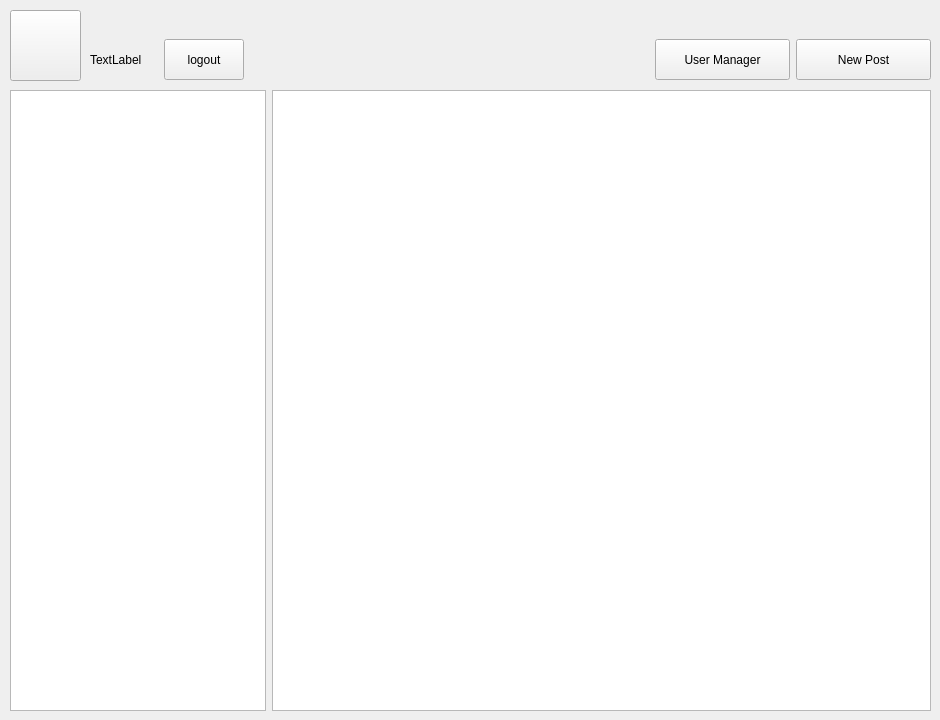
<?xml version="1.0" encoding="UTF-8"?>
<ui version="4.0">
 <class>mainWindow</class>
 <widget class="QWidget" name="mainWindow">
  <property name="geometry">
   <rect>
    <x>0</x>
    <y>0</y>
    <width>940</width>
    <height>720</height>
   </rect>
  </property>
  <property name="windowTitle">
   <string>C++ Forum</string>
  </property>
  <property name="styleSheet">
   <string notr="true"/>
  </property>
  <widget class="QPushButton" name="btn_headPhoto">
   <property name="geometry">
    <rect>
     <x>10</x>
     <y>10</y>
     <width>71</width>
     <height>71</height>
    </rect>
   </property>
   <property name="text">
    <string/>
   </property>
   <property name="icon">
    <iconset>
     <normalon>:/style/info.png</normalon>
    </iconset>
   </property>
   <property name="iconSize">
    <size>
     <width>50</width>
     <height>51</height>
    </size>
   </property>
   <property name="checkable">
    <bool>false</bool>
   </property>
   <property name="autoDefault">
    <bool>false</bool>
   </property>
   <property name="default">
    <bool>false</bool>
   </property>
   <property name="flat">
    <bool>false</bool>
   </property>
  </widget>
  <widget class="QWidget" name="layoutWidget">
   <property name="geometry">
    <rect>
     <x>10</x>
     <y>90</y>
     <width>921</width>
     <height>621</height>
    </rect>
   </property>
   <layout class="QHBoxLayout" name="horizontalLayout_3" stretch="0,3">
    <item>
     <widget class="QListWidget" name="ls_board">
      <property name="styleSheet">
       <string notr="true">font: 11pt &quot;黑体&quot;;</string>
      </property>
     </widget>
    </item>
    <item>
     <widget class="QListWidget" name="ls_post">
      <property name="styleSheet">
       <string notr="true">font: 11pt &quot;黑体&quot;;</string>
      </property>
     </widget>
    </item>
   </layout>
  </widget>
  <widget class="QWidget" name="layoutWidget">
   <property name="geometry">
    <rect>
     <x>90</x>
     <y>39</y>
     <width>841</width>
     <height>41</height>
    </rect>
   </property>
   <layout class="QHBoxLayout" name="horizontalLayout" stretch="5,5,30,10,10">
    <item>
     <widget class="QLabel" name="lbl_usrName">
      <property name="styleSheet">
       <string notr="true">font: 10pt &quot;黑体&quot;;</string>
      </property>
      <property name="text">
       <string>TextLabel</string>
      </property>
     </widget>
    </item>
    <item>
     <widget class="QPushButton" name="btn_logout">
      <property name="sizePolicy">
       <sizepolicy hsizetype="Minimum" vsizetype="Expanding">
        <horstretch>0</horstretch>
        <verstretch>0</verstretch>
       </sizepolicy>
      </property>
      <property name="text">
       <string>logout</string>
      </property>
     </widget>
    </item>
    <item>
     <spacer name="horizontalSpacer">
      <property name="orientation">
       <enum>Qt::Horizontal</enum>
      </property>
      <property name="sizeHint" stdset="0">
       <size>
        <width>40</width>
        <height>20</height>
       </size>
      </property>
     </spacer>
    </item>
    <item>
     <widget class="QPushButton" name="btn_usrManager">
      <property name="sizePolicy">
       <sizepolicy hsizetype="Minimum" vsizetype="MinimumExpanding">
        <horstretch>0</horstretch>
        <verstretch>0</verstretch>
       </sizepolicy>
      </property>
      <property name="text">
       <string>User Manager</string>
      </property>
     </widget>
    </item>
    <item>
     <widget class="QPushButton" name="btn_new">
      <property name="sizePolicy">
       <sizepolicy hsizetype="Minimum" vsizetype="MinimumExpanding">
        <horstretch>0</horstretch>
        <verstretch>0</verstretch>
       </sizepolicy>
      </property>
      <property name="text">
       <string>New Post</string>
      </property>
     </widget>
    </item>
   </layout>
  </widget>
  <widget class="QPushButton" name="btn_f5">
   <property name="geometry">
    <rect>
     <x>90</x>
     <y>10</y>
     <width>28</width>
     <height>28</height>
    </rect>
   </property>
   <property name="text">
    <string/>
   </property>
   <property name="icon">
    <iconset resource="style.qrc">
     <normaloff>:/style/f5.png</normaloff>:/style/f5.png</iconset>
   </property>
   <property name="flat">
    <bool>true</bool>
   </property>
  </widget>
  <widget class="QPushButton" name="btn_netSetting">
   <property name="geometry">
    <rect>
     <x>910</x>
     <y>0</y>
     <width>28</width>
     <height>28</height>
    </rect>
   </property>
   <property name="text">
    <string/>
   </property>
   <property name="icon">
    <iconset resource="style.qrc">
     <normaloff>:/style/net.png</normaloff>:/style/net.png</iconset>
   </property>
   <property name="flat">
    <bool>true</bool>
   </property>
  </widget>
 </widget>
 <resources>
  <include location="style.qrc"/>
 </resources>
 <connections/>
</ui>
